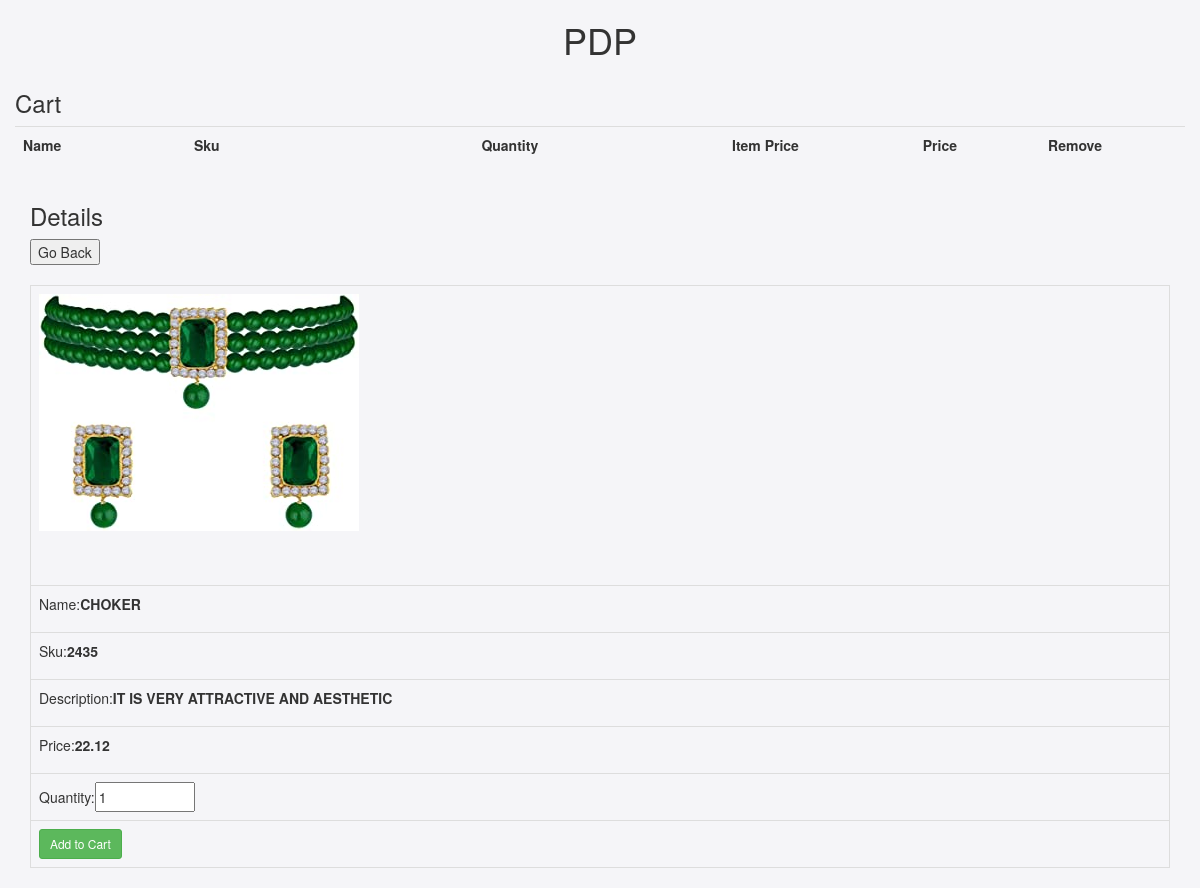
The app's page /details.php?Id=3 with its own data.
### tables this page shows
CREATE TABLE products(
  Id int(8) PRIMARY KEY,
  Name varchar(30) NOT NULL,
  Sku int(10) NOT NULL,
  Price double(10,2) NOT NULL,
  Description varchar(500) NOT NULL,
  image text NOT NULL
);

### details.php (the view, shortened to what this page needs)
<?php include 'Db.php' ?>
<!DOCTYPE html>
<html lang="en">
   <head>
      <link rel="stylesheet" href="css/index.css">
      <link rel="stylesheet" href="https://maxcdn.bootstrapcdn.com/bootstrap/3.4.1/css/bootstrap.min.css">
   </head>
   <body class="body">
      <div class="container">
      <h1 align="center">PDP</h1>
      <div class="row">
      <div>
        <h3> Cart </h3>
        </div>
        <table class="table">
            <tbody>
            <tr>
                <th class="text-left">Name</th>
                <th class="text-left">Sku</th>
                <th class="text-right">Quantity</th>
                <th class="text-right">Item Price</th>
                <th class="text-right">Price</th>
                <th class="text-center">Remove</th>
            </tr>
            </tbody>
        </table>
    </div>
      <h3>Details</h3>
      <button onclick="history.back()">Go Back</button><br><br>
      <?php
if (isset($_GET['Id']))
{
    $query = "select * from products where Id={$_GET['Id']}";
    $result = mysqli_query($connection, $query);
    if (mysqli_num_rows($result) > 0)
    {
        $row = mysqli_fetch_assoc($result);
?>
      <table class="table table-bordered">
      <tr id="tr">
         <td > <img src="<?php echo $row["image"]; ?>" ></td>
      <tr>
         <td>
            <p>Name:<strong><?php echo $row['Name']; ?></p>
      <tr>
         <td>
            <p>Sku:<strong><?php echo $row['Sku']; ?></p>
      <tr>
         <td>
            <p>Description:<strong><?php echo $row['Description']; ?></p>
      <tr>
         <td>
            <p>Price:<strong><?php echo $row['Price']; ?></p>
            <form action="details.php?action=Add&Id=<?=$row['Id']; ?>" method="post">
      <tr>   <td>Quantity:<input type="number" Name="quantity" value="1" min=1 max=1000 class="number"></td>
      <tr>  <td><input type="submit" value="Add to Cart" class="btn btn-success btn-sm"></td>
            </form>
            <?php
    }
    else
    {
        header("location:index.php");
    }
}
else
{
    header("location:index.php");
}
?>
   </body>
</html>

### css/index.css (style rules this page uses)
.number { width: 100px; height: 30px; }
.body { background-color: #f5f5f8; }
#tr { width: 300px; height: 300px; }

### records on screen
products: image (picture), Name "CHOKER", Sku "2435", Description "IT IS VERY ATTRACTIVE AND AESTHETIC", Price "22.12"
